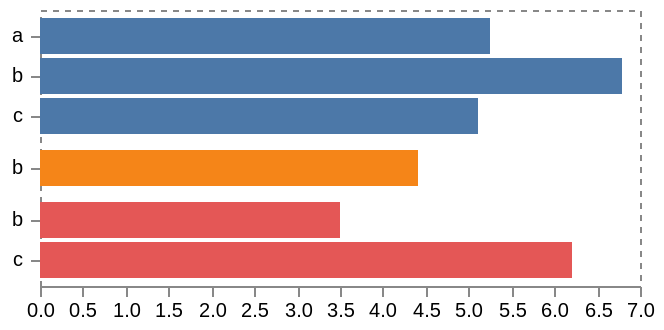

Express this chart as Vega-Lite.
### Vega specification from a JSON file in a GitHub repository (floating-point values rounded to 4 significant figures)
{"$schema": "https://vega.github.io/schema/vega/v3.0.json", "width": 300, "padding": 5, "autosize": "pad", "encode": {"enter": {"fill": {"value": "transparent"}, "strokeWidth": {"value": 1}, "stroke": {"value": "#888"}}, "update": {"strokeDash": {"value": [3, 3]}}, "hover": {"strokeDash": {"value": []}}}, "signals": [{"name": "rangeStep", "value": 20, "bind": {"input": "range", "min": 5, "max": 50, "step": 1}}, {"name": "innerPadding", "value": 0.1, "bind": {"input": "range", "min": 0, "max": 1}}, {"name": "outerPadding", "value": 0.2, "bind": {"input": "range", "min": 0, "max": 1}}, {"name": "height", "update": "trellisExtent[1]"}], "data": [{"name": "tuples", "values": [{"a": 0, "b": "a", "c": 6.3}, {"a": 0, "b": "a", "c": 4.2}, {"a": 0, "b": "b", "c": 6.8}, {"a": 0, "b": "c", "c": 5.1}, {"a": 1, "b": "b", "c": 4.4}, {"a": 2, "b": "b", "c": 3.5}, {"a": 2, "b": "c", "c": 6.2}], "transform": [{"type": "aggregate", "groupby": ["a", "b"], "fields": ["c"], "ops": ["average"], "as": ["c"]}]}, {"name": "trellis", "source": "tuples", "transform": [{"type": "aggregate", "groupby": ["a"]}, {"type": "formula", "as": "span", "expr": "rangeStep * bandspace(datum.count, innerPadding, outerPadding)"}, {"type": "stack", "field": "span"}, {"type": "extent", "field": "y1", "signal": "trellisExtent"}]}], "scales": [{"name": "xscale", "domain": {"data": "tuples", "field": "c"}, "nice": true, "zero": true, "round": true, "range": "width"}, {"name": "color", "type": "ordinal", "range": "category", "domain": {"data": "trellis", "field": "a"}}], "axes": [{"orient": "bottom", "scale": "xscale", "domain": true}], "marks": [{"type": "group", "from": {"data": "trellis", "facet": {"name": "faceted_tuples", "data": "tuples", "groupby": "a"}}, "encode": {"enter": {"x": {"value": 0}, "width": {"signal": "width"}}, "update": {"y": {"field": "y0"}, "y2": {"field": "y1"}}}, "scales": [{"name": "yscale", "type": "band", "paddingInner": {"signal": "innerPadding"}, "paddingOuter": {"signal": "outerPadding"}, "round": true, "domain": {"data": "faceted_tuples", "field": "b"}, "rangeStep": {"signal": "rangeStep"}}], "axes": [{"orient": "left", "scale": "yscale", "tick": false, "domain": false, "labelPadding": 4}], "marks": [{"type": "rect", "from": {"data": "faceted_tuples"}, "encode": {"enter": {"x": {"value": 0}, "x2": {"scale": "xscale", "field": "c"}, "fill": {"scale": "color", "field": "a"}, "strokeWidth": {"value": 2}}, "update": {"y": {"scale": "yscale", "field": "b"}, "height": {"scale": "yscale", "band": 1}, "stroke": {"value": null}, "zindex": {"value": 0}}, "hover": {"stroke": {"value": "firebrick"}, "zindex": {"value": 1}}}}]}]}
